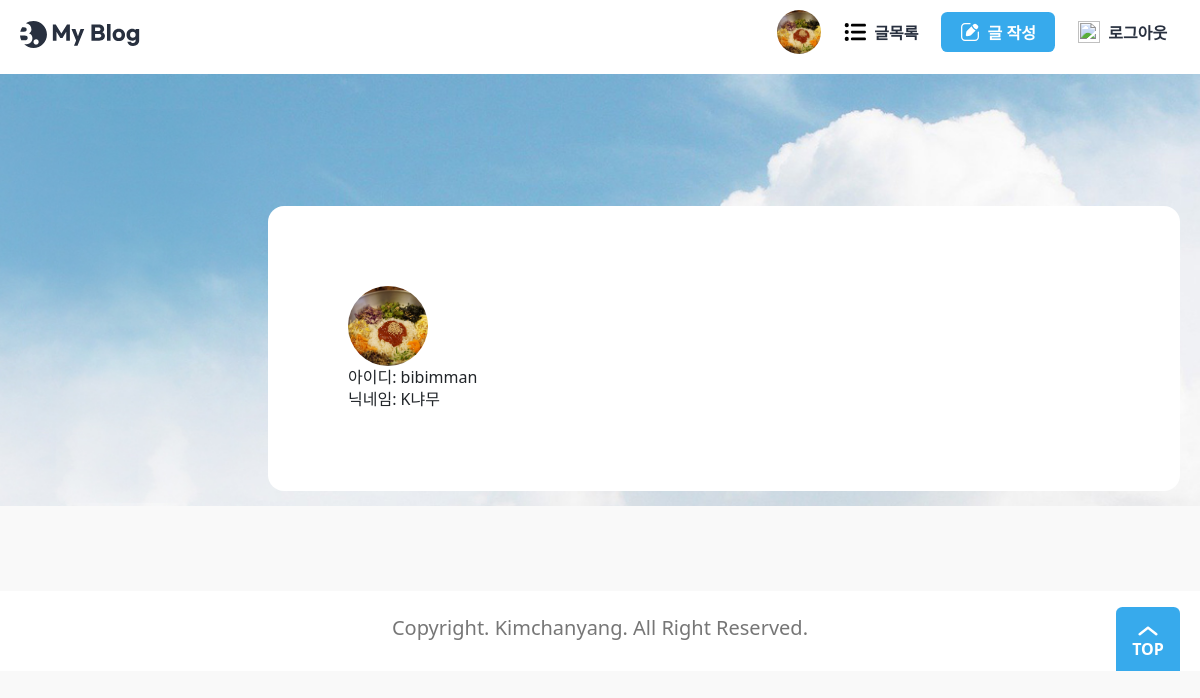
The app's page /accounts/profile/ (signed in) with its own data.
### accounts/models.py (models this page shows)
class User(AbstractUser):
    nickname = models.CharField(_("닉네임"), max_length=50)
    profile_img = models.ImageField(
        _("프로필 사진"), upload_to=user_directory_path, blank=True
    )
    class Meta:
        db_table = "User"

### accounts/views.py (the view)
# urls.py: path("profile/", views.profile, name="profile"),
@login_required
def profile(request):
    return render(request, "accounts/profile.html")

### templates/accounts/profile.html (shortened to what this page needs)
{% extends "base.html" %}
{% block main %}
{% load static %}
<div class="write">
    <div class="max-width">
        <section class="wrap-box">
            <div class="inner">
                <div class="row">
                    <div class="col-md-4">
                        <div class="row">
                            <div class="col-md-12">
                                {% if request.user.profile_img %}
                                <img src="{{ request.user.profile_img.url }}" class="user-profile">
                                {% else %}
                                <img src="{% static './assets/blank_profile.png' %}" class="user-profile">
                                {% endif %}
                            </div>
                            <div class="col-md-12">
                                아이디: {{ request.user.username }}
                            </div>
                            <div class="col-md-12">
                                닉네임: {{ request.user.nickname }}
                            </div>
                        </div>
                    </div>
                    <div class="col-md-8">
                    </div>
                </div>
            </div>
        </section>
    </div>
</div>
{% endblock main %}

### templates/base.html (shortened to what this page needs)
{% load static %}
<!DOCTYPE html>
<html lang="kr">
<head>
    <link rel="stylesheet" href="{% static './css/reset.css' %}">
    <link rel="stylesheet" as="style"
        href="https://cdn.jsdelivr.net/gh/orioncactus/pretendard/dist/web/static/pretendard.css">
    <link href="https://cdn.jsdelivr.net/npm/bootstrap@5.3.2/dist/css/bootstrap.min.css" rel="stylesheet">
    <link rel="stylesheet" href="{% static './css/global.css' %}">
    <link rel="stylesheet" href="{% static './css/header.css' %}">
    <link rel="stylesheet" href="{% static './css/footer.css' %}">
    <link rel="stylesheet" href="{% static './css/about.css' %}">
    <link rel="stylesheet" href="{% static './css/button.css' %}">
    <link rel="stylesheet" href="{% static './css/banner.css' %}">
    <link rel="stylesheet" href="{% static './css/category.css' %}">
    <link rel="stylesheet" href="{% static './css/author.css' %}">
    <link rel="stylesheet" href="{% static './css/post.css' %}">
    <link rel="stylesheet" href="{% static './css/posts.css' %}">
    <link rel="stylesheet" href="{% static './css/main.css' %}">
    <link rel="stylesheet" href="{% static './css/wrapbox.css' %}">
    <link rel="stylesheet" href="{% static './css/view.css' %}">
    <link rel="stylesheet" href="{% static './css/bootstrap.css' %}">
</head>
<body>
    <header>
        <div class="max-width">
            <h1>
                <a href="{% url 'index' %}">
                    <img src="{% static './assets/Logo.svg' %}" alt="My Blog">
                </a>
            </h1>
            <ul>
                {% if request.user.is_authenticated %}
                <li class="profile-img">
                    <a href="{% url 'profile' %}">
                        {% if request.user.profile_img %}
                        <img src="{{ request.user.profile_img.url }}" alt="My Page">
                        {% else %}
                        <img src="{% static './assets/blank_profile.png' %}" alt="My Page">
                        {% endif %}
                    </a>
                </li>
                {% endif %}
                <li>
                    <a href="{% url 'post_list' %}?page=1" class="button white">
                        <img src="{% static './assets/icon-postlist.svg' %}" alt="">
                        <span>글목록</span>
                    </a>
                </li>
                {% if request.user.is_authenticated %}
                <li>
                    <a href="{% url 'post_create' %}" class="button">
                        <img src="{% static './assets/icon-modify-white.svg' %}" alt="">
                        <span>글 작성</span>
                    </a>
                </li>
                <li>
                    <button class="button white">
                        <img src="{% static './assets/icon-logout.svg' %}" alt="">
                        <span class="logout">로그아웃</span>
                    </button>
                </li>
                {% endif %}
            </ul>
        </div>
    </header>
    {% block main %}
    {% endblock main %}
    <footer>
        <div class="max-width">
            <h2>Copyright. Kimchanyang. All Right Reserved.</h2>
            <button class="top-button">TOP</button>
        </div>
    </footer>
</body>
</html>

### static/css/global.css (style rules this page uses)
:root { --main-color: rgb(55, 170, 236); --main-rgb: 55, 171, 236; --outline-border: rgb(55, 160, 236); --red-color: rgb(243, 124, 75); --red-rgb: 243, 124, 75; --black-color: #28303f; --white-color: #fff; --gray-color: #767676; --border-color: #ddd; --gray-background-light: #f9f9f9; --gray-background: #f5f5f5; --gray-text: #6f6f6f; --border-radius: 0.4em; }
h1, a, div, p, section, article, input, textarea { box-sizing: border-box; }
a { text-decoration: none; color: inherit; }
html { font-size: 10px; }
body { font-size: 1.6rem; line-height: 1.4; }
input, button { font-size: inherit; font-family: inherit; }
button { cursor: pointer; }
a { border-radius: 0.8rem; overflow: hidden; }
img { vertical-align: bottom; }
body { background: var(--gray-background-light); }
.max-width { width: 1224px; max-width: calc(100% - 4rem); margin: 0 auto; }

### static/css/header.css (style rules this page uses)
header { background: var(--white-color); }
header .max-width { display: flex; align-items: center; justify-content: space-between; gap: 4rem; padding: 1rem 0; }
header h1 { font-size: 3rem; }
header h1 a { display: block; padding: 0.4rem; margin-left: -0.4rem; }
header h1 a img { display: block; }
header ul { display: flex; align-items: center; gap: 1rem; }
.profile-img a { width: 4.4rem; height: 4.4rem; display: block; border-radius: 50%; }
.profile-img img { width: 100%; height: 100%; object-fit: cover; }
header .button { text-transform: none; }

### static/css/footer.css (style rules this page uses)
footer { background: var(--white-color); margin-top: 10rem; }
footer .max-width { display: flex; align-items: center; justify-content: center; height: 8rem; position: relative; }
footer h2 { color: var(--gray-color); }
.top-button { position: absolute; bottom: 0; right: 0; width: 6.4rem; height: 6.4rem; padding-top: 2.2rem; border: 0; border-radius: var(--border-radius) var(--border-radius) 0 0; background: var(--main-color) url(../assets/ArrowTop.svg) no-repeat 50% 0.4rem / 4rem; color: var(--white-color); text-align: center; font-weight: bold; }

### static/css/button.css (style rules this page uses)
.button { display: inline-flex; align-items: center; justify-content: center; gap: 0.8rem; height: 4rem; padding: 0.2rem 1.2em 0; border: 0; border-radius: var(--border-radius); background: var(--main-color); color: var(--white-color); text-transform: uppercase; font-weight: bold; line-height: 1; }
.button img { height: 1.2em; margin-top: -0.2rem; vertical-align: middle; }
.button.white { padding: 0.2rem 0.8em 0; background: var(--white-color); color: var(--black-color); }
.button.white img { height: 1.4em; }

### static/css/wrapbox.css (style rules this page uses)
.wrap-box { position: relative; width: 60rem; max-width: calc(100% - 4rem); margin: -22rem auto 0; padding: 8rem 0; border-radius: var(--border-radius); background: var(--white-color); font-size: 4rem; transition: all 0.3s; }
.wrap-box .inner { width: 39.2rem; max-width: calc(100% - 8rem); margin: 0 auto; font-size: 1.6rem; }
.mypage .wrap-box, .view .wrap-box, .write .wrap-box { width: 91.2rem; max-width: 100%; margin: -30rem 0 auto auto; padding: 8rem; }
.view .wrap-box .inner, .write .wrap-box .inner { width: 100%; max-width: 100%; }

### templates/accounts/profile.html (style rules this page uses)
.user-profile { width: 8rem; height: 8rem; object-fit: cover; border-radius: 50%; }

### records on screen
User: user.profile_img (picture), user.username "bibimman", user.nickname "K냐무"
